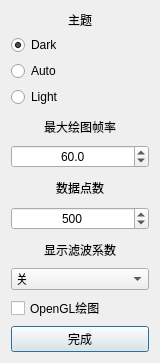
<?xml version="1.0" encoding="UTF-8"?>
<ui version="4.0">
 <class>DialogGraphics</class>
 <widget class="QDialog" name="DialogGraphics">
  <property name="windowModality">
   <enum>Qt::WindowModal</enum>
  </property>
  <property name="enabled">
   <bool>true</bool>
  </property>
  <property name="geometry">
   <rect>
    <x>0</x>
    <y>0</y>
    <width>160</width>
    <height>363</height>
   </rect>
  </property>
  <property name="minimumSize">
   <size>
    <width>160</width>
    <height>363</height>
   </size>
  </property>
  <property name="maximumSize">
   <size>
    <width>160</width>
    <height>363</height>
   </size>
  </property>
  <property name="windowTitle">
   <string>图形设置</string>
  </property>
  <property name="sizeGripEnabled">
   <bool>false</bool>
  </property>
  <property name="modal">
   <bool>true</bool>
  </property>
  <layout class="QVBoxLayout" name="verticalLayout">
   <item>
    <widget class="QLabel" name="label_36">
     <property name="minimumSize">
      <size>
       <width>0</width>
       <height>0</height>
      </size>
     </property>
     <property name="maximumSize">
      <size>
       <width>999</width>
       <height>16777215</height>
      </size>
     </property>
     <property name="text">
      <string>主题</string>
     </property>
     <property name="alignment">
      <set>Qt::AlignCenter</set>
     </property>
     <property name="margin">
      <number>6</number>
     </property>
    </widget>
   </item>
   <item>
    <widget class="QRadioButton" name="radioDark">
     <property name="text">
      <string>Dark</string>
     </property>
     <property name="checked">
      <bool>true</bool>
     </property>
     <attribute name="buttonGroup">
      <string notr="true">buttonGroup</string>
     </attribute>
    </widget>
   </item>
   <item>
    <widget class="QRadioButton" name="radioAuto">
     <property name="text">
      <string>Auto</string>
     </property>
     <attribute name="buttonGroup">
      <string notr="true">buttonGroup</string>
     </attribute>
    </widget>
   </item>
   <item>
    <widget class="QRadioButton" name="radioLight">
     <property name="text">
      <string>Light</string>
     </property>
     <attribute name="buttonGroup">
      <string notr="true">buttonGroup</string>
     </attribute>
    </widget>
   </item>
   <item>
    <widget class="QLabel" name="label_35">
     <property name="minimumSize">
      <size>
       <width>0</width>
       <height>28</height>
      </size>
     </property>
     <property name="maximumSize">
      <size>
       <width>999</width>
       <height>16777215</height>
      </size>
     </property>
     <property name="text">
      <string>最大绘图帧率</string>
     </property>
     <property name="alignment">
      <set>Qt::AlignCenter</set>
     </property>
     <property name="margin">
      <number>6</number>
     </property>
    </widget>
   </item>
   <item>
    <widget class="QDoubleSpinBox" name="spinMaxFps">
     <property name="alignment">
      <set>Qt::AlignCenter</set>
     </property>
     <property name="decimals">
      <number>1</number>
     </property>
     <property name="minimum">
      <double>1.000000000000000</double>
     </property>
     <property name="maximum">
      <double>120.000000000000000</double>
     </property>
     <property name="singleStep">
      <double>5.000000000000000</double>
     </property>
     <property name="value">
      <double>60.000000000000000</double>
     </property>
    </widget>
   </item>
   <item>
    <widget class="QLabel" name="label_37">
     <property name="minimumSize">
      <size>
       <width>0</width>
       <height>28</height>
      </size>
     </property>
     <property name="maximumSize">
      <size>
       <width>999</width>
       <height>16777215</height>
      </size>
     </property>
     <property name="text">
      <string>数据点数</string>
     </property>
     <property name="alignment">
      <set>Qt::AlignCenter</set>
     </property>
     <property name="margin">
      <number>6</number>
     </property>
    </widget>
   </item>
   <item>
    <widget class="QSpinBox" name="spinDataLength">
     <property name="alignment">
      <set>Qt::AlignCenter</set>
     </property>
     <property name="minimum">
      <number>100</number>
     </property>
     <property name="maximum">
      <number>10000</number>
     </property>
     <property name="singleStep">
      <number>100</number>
     </property>
     <property name="value">
      <number>500</number>
     </property>
    </widget>
   </item>
   <item>
    <widget class="QLabel" name="label_38">
     <property name="minimumSize">
      <size>
       <width>0</width>
       <height>28</height>
      </size>
     </property>
     <property name="maximumSize">
      <size>
       <width>999</width>
       <height>16777215</height>
      </size>
     </property>
     <property name="text">
      <string>显示滤波系数</string>
     </property>
     <property name="alignment">
      <set>Qt::AlignCenter</set>
     </property>
     <property name="margin">
      <number>6</number>
     </property>
    </widget>
   </item>
   <item>
    <widget class="QComboBox" name="comboFilterK">
     <property name="layoutDirection">
      <enum>Qt::LeftToRight</enum>
     </property>
     <property name="editable">
      <bool>false</bool>
     </property>
     <property name="sizeAdjustPolicy">
      <enum>QComboBox::AdjustToContentsOnFirstShow</enum>
     </property>
     <item>
      <property name="text">
       <string>关</string>
      </property>
     </item>
     <item>
      <property name="text">
       <string>低</string>
      </property>
     </item>
     <item>
      <property name="text">
       <string>中</string>
      </property>
     </item>
     <item>
      <property name="text">
       <string>高</string>
      </property>
     </item>
     <item>
      <property name="text">
       <string>极高</string>
      </property>
     </item>
    </widget>
   </item>
   <item>
    <widget class="QCheckBox" name="checkBoxOpenGL">
     <property name="text">
      <string>OpenGL绘图</string>
     </property>
    </widget>
   </item>
   <item>
    <widget class="QPushButton" name="btnClose">
     <property name="text">
      <string>完成</string>
     </property>
    </widget>
   </item>
  </layout>
 </widget>
 <resources/>
 <connections>
  <connection>
   <sender>btnClose</sender>
   <signal>clicked()</signal>
   <receiver>DialogGraphics</receiver>
   <slot>close()</slot>
   <hints>
    <hint type="sourcelabel">
     <x>79</x>
     <y>280</y>
    </hint>
    <hint type="destinationlabel">
     <x>79</x>
     <y>150</y>
    </hint>
   </hints>
  </connection>
 </connections>
 <buttongroups>
  <buttongroup name="buttonGroup"/>
 </buttongroups>
</ui>
